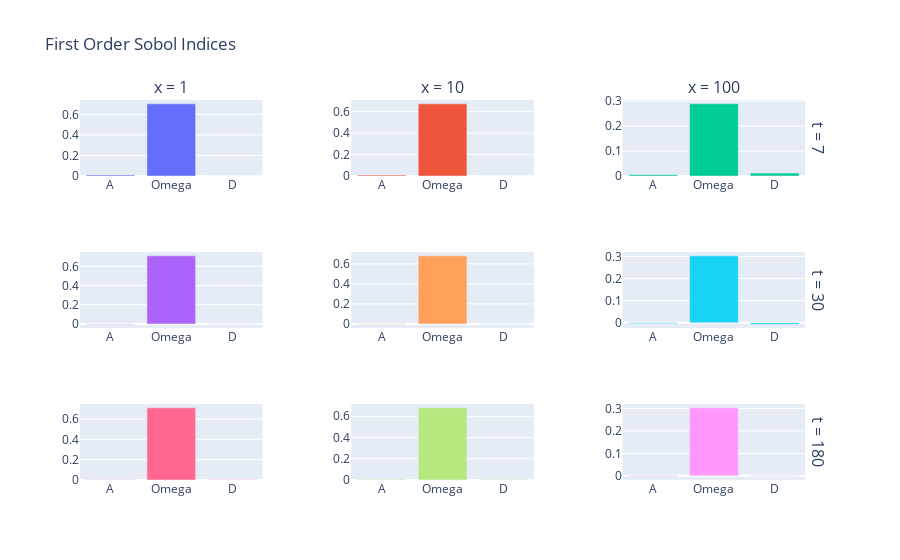

The cell this chart's notebook holds for it:
### Code cell
fig = make_subplots(rows=3, cols=3, horizontal_spacing = 0.12,vertical_spacing = 0.2, column_titles = ('x = 1', 'x = 10', 'x = 100'), row_titles=('t = 7', 't = 30', 't = 180')) # Plot histograms

fig.add_trace(go.Bar(x=["A", "Omega", "D"], y=result[0][0]), row=1, col=1)
fig.add_trace(go.Bar(x=["A", "Omega", "D"], y=result[0][1]),row=1, col=2)
fig.add_trace(go.Bar(x=["A", "Omega", "D"], y=result[0][2]), row=1, col=3)

fig.add_trace(go.Bar(x=["A", "Omega", "D"], y=result[1][0]), row=2, col=1)
fig.add_trace(go.Bar(x=["A", "Omega", "D"], y=result[1][1]), row=2, col=2)
fig.add_trace(go.Bar(x=["A", "Omega", "D"], y=result[1][2]), row=2, col=3)

fig.add_trace(go.Bar(x=["A", "Omega", "D"], y=result[2][0]), row=3, col=1)
fig.add_trace(go.Bar(x=["A", "Omega", "D"], y=result[2][1]), row=3, col=2)
fig.add_trace(go.Bar(x=["A", "Omega", "D"], y=result[2][2]), row=3, col=3)

fig.update_layout(title_text='First Order Sobol Indices', showlegend=False)

### Figure 1 — Plotly figure (JSON) as saved in the notebook; plotly's stock layout.template omitted (floating-point values rounded to 4 significant figures)
{"data": [{"type": "bar", "x": ["A", "Omega", "D"], "xaxis": "x", "y": [0.009723, 0.7031, 0.001114], "yaxis": "y"}, {"type": "bar", "x": ["A", "Omega", "D"], "xaxis": "x2", "y": [0.00829, 0.6733, 0.00097], "yaxis": "y2"}, {"type": "bar", "x": ["A", "Omega", "D"], "xaxis": "x3", "y": [0.005295, 0.2898, 0.01185], "yaxis": "y3"}, {"type": "bar", "x": ["A", "Omega", "D"], "xaxis": "x4", "y": [-0.003195, 0.71, -0.0007063], "yaxis": "y4"}, {"type": "bar", "x": ["A", "Omega", "D"], "xaxis": "x5", "y": [-0.002881, 0.6803, -0.000575], "yaxis": "y5"}, {"type": "bar", "x": ["A", "Omega", "D"], "xaxis": "x6", "y": [-0.003303, 0.3031, -0.006774], "yaxis": "y6"}, {"type": "bar", "x": ["A", "Omega", "D"], "xaxis": "x7", "y": [0.003282, 0.7098, 0.001926], "yaxis": "y7"}, {"type": "bar", "x": ["A", "Omega", "D"], "xaxis": "x8", "y": [0.003836, 0.68, 0.002867], "yaxis": "y8"}, {"type": "bar", "x": ["A", "Omega", "D"], "xaxis": "x9", "y": [-0.001505, 0.3031, -0.0001036], "yaxis": "y9"}], "layout": {"annotations": [{"font": {"size": 16}, "showarrow": false, "text": "x = 1", "x": 0.1233, "xanchor": "center", "xref": "paper", "y": 1, "yanchor": "bottom", "yref": "paper"}, {"font": {"size": 16}, "showarrow": false, "text": "x = 10", "x": 0.49, "xanchor": "center", "xref": "paper", "y": 1, "yanchor": "bottom", "yref": "paper"}, {"font": {"size": 16}, "showarrow": false, "text": "x = 100", "x": 0.8567, "xanchor": "center", "xref": "paper", "y": 1, "yanchor": "bottom", "yref": "paper"}, {"font": {"size": 16}, "showarrow": false, "text": "t = 7", "textangle": 90, "x": 0.98, "xanchor": "left", "xref": "paper", "y": 0.9, "yanchor": "middle", "yref": "paper"}, {"font": {"size": 16}, "showarrow": false, "text": "t = 30", "textangle": 90, "x": 0.98, "xanchor": "left", "xref": "paper", "y": 0.5, "yanchor": "middle", "yref": "paper"}, {"font": {"size": 16}, "showarrow": false, "text": "t = 180", "textangle": 90, "x": 0.98, "xanchor": "left", "xref": "paper", "y": 0.1, "yanchor": "middle", "yref": "paper"}], "showlegend": false, "title": {"text": "First Order Sobol Indices"}, "xaxis": {"anchor": "y", "domain": [0, 0.2467]}, "xaxis2": {"anchor": "y2", "domain": [0.3667, 0.6133]}, "xaxis3": {"anchor": "y3", "domain": [0.7333, 0.98]}, "xaxis4": {"anchor": "y4", "domain": [0, 0.2467]}, "xaxis5": {"anchor": "y5", "domain": [0.3667, 0.6133]}, "xaxis6": {"anchor": "y6", "domain": [0.7333, 0.98]}, "xaxis7": {"anchor": "y7", "domain": [0, 0.2467]}, "xaxis8": {"anchor": "y8", "domain": [0.3667, 0.6133]}, "xaxis9": {"anchor": "y9", "domain": [0.7333, 0.98]}, "yaxis": {"anchor": "x", "domain": [0.8, 1]}, "yaxis2": {"anchor": "x2", "domain": [0.8, 1]}, "yaxis3": {"anchor": "x3", "domain": [0.8, 1]}, "yaxis4": {"anchor": "x4", "domain": [0.4, 0.6]}, "yaxis5": {"anchor": "x5", "domain": [0.4, 0.6]}, "yaxis6": {"anchor": "x6", "domain": [0.4, 0.6]}, "yaxis7": {"anchor": "x7", "domain": [0, 0.2]}, "yaxis8": {"anchor": "x8", "domain": [0, 0.2]}, "yaxis9": {"anchor": "x9", "domain": [0, 0.2]}}}
